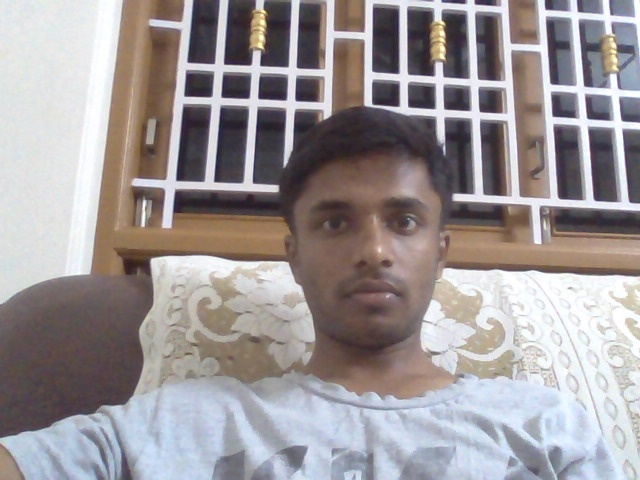
#> input picture Attendance_System/dataset/keerthivasan/keerthivasan_11.jpg, 640 x 480 px, given in place of the camera
$ python dataset_creation.py
#> lines starting #> are read from the running program, lines starting #| are printed output that depends on the picture; after the words box and inside, x2 and y2 are one past the last pixel; in counts of white or black regions, pixels touching at a corner belong together
import cv2
import os
import csv


def create_image_folder(folder, image_folder):
    if not os.path.isdir(folder):
        os.mkdir(folder)

    path = os.path.join(folder, image_folder)

    if not os.path.isdir(path):
        os.mkdir(path)


def update_csv(file, info):
    with open(file, "a") as csvfile:
        writer = csv.writer(csvfile)
        writer.writerow(info)


def create_image_dataset_1():
    image_name = input(">enter your name: ")
#> the answer given: dataset/keerthivasan/keerthivasan_11.jpg
    roll_no = int(input(">enter your roll no. : "))
#> the answer given: 3
    update_csv("students.csv", [image_name, roll_no])
    image_count = int(input(">enter no of images: "))
#> the answer given: 3
    print("press 's' to save image..", "press 'space' to quit", sep="\n")

    create_image_folder("dataset", image_name)

    haar = "haarcascade_frontalface_alt.xml"
    classifier = cv2.CascadeClassifier(haar)

    video = cv2.VideoCapture(0)  # system primary camera

    images_saved = 0

    while images_saved < image_count:
        flag, live = video.read()
#> live is the input picture: shape (480, 640, 3); mean B, G, R 152.5, 151.1, 157.3
        if flag:

            gray_image = cv2.cvtColor(live, 6)  # module attribute cv2.COLOR_BGR2GRAY = 6
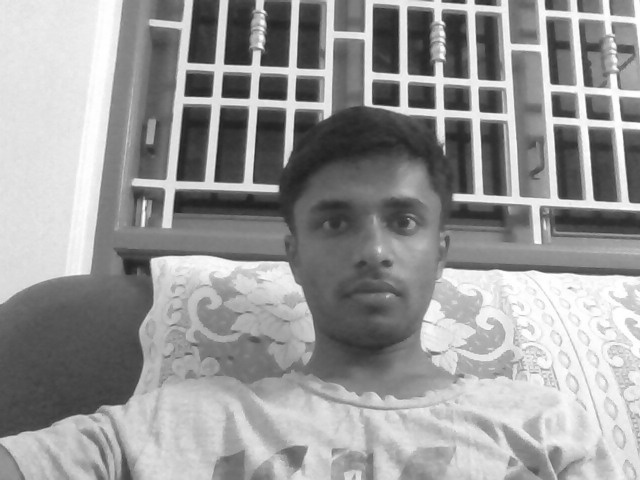
#> gray_image: shape (480, 640); min 30, max 255, mean 153.1

            faces = classifier.detectMultiScale(gray_image, 1.1, 5, minSize=(30, 30))
#> faces = [[289, 158, 168, 168]]
            live_01 = live.copy()

            for x, y, w, h in faces:
                cv2.rectangle(live_01, (x, y), (x + w, y + h), (0, 255, 0), 2)
#> this loop made 1 pass
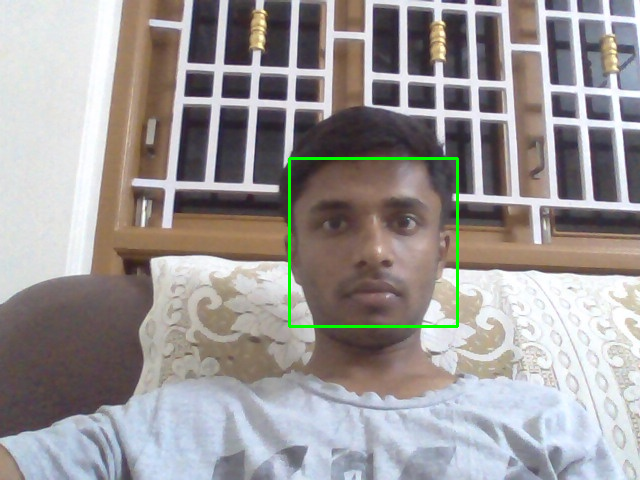
#> live_01: shape (480, 640, 3); 0.65% of pixels changed, all inside (x1, y1, x2, y2) = (288, 157, 459, 328)

            cv2.imshow("Face Detection", live_01)

            key_press = cv2.waitKey(1)
#> (key Esc is pressed here)

            if key_press == 115:
                try:
                    cv2.imwrite(f"dataset//{image_name}//{image_name}_{images_saved + 1}.jpg", live)
                    print(f"{image_name}_{images_saved + 1}.jpg saved...")
                    images_saved += 1
                except:
                    print("Image saving failed", "Face isn't detected...", end="\n")

            elif key_press == 32:
                break

    video.release()
    cv2.destroyAllWindows()


# [46 lines left out: function create_image_dataset, not called in this run]


if __name__ == "__main__":
    create_image_dataset_1()
